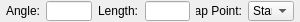
<?xml version="1.0" encoding="UTF-8"?>
<ui version="4.0">
 <class>Ui_LineAngleOptions</class>
 <widget class="QWidget" name="Ui_LineAngleOptions">
  <property name="geometry">
   <rect>
    <x>0</x>
    <y>0</y>
    <width>300</width>
    <height>22</height>
   </rect>
  </property>
  <property name="sizePolicy">
   <sizepolicy hsizetype="MinimumExpanding" vsizetype="Minimum">
    <horstretch>0</horstretch>
    <verstretch>0</verstretch>
   </sizepolicy>
  </property>
  <property name="minimumSize">
   <size>
    <width>300</width>
    <height>22</height>
   </size>
  </property>
  <property name="maximumSize">
   <size>
    <width>400</width>
    <height>22</height>
   </size>
  </property>
  <property name="windowTitle">
   <string>Line Angle Options</string>
  </property>
  <layout class="QGridLayout" name="gridLayout">
   <property name="leftMargin">
    <number>6</number>
   </property>
   <property name="topMargin">
    <number>1</number>
   </property>
   <property name="rightMargin">
    <number>6</number>
   </property>
   <property name="bottomMargin">
    <number>1</number>
   </property>
   <item row="0" column="0">
    <widget class="QLabel" name="lAngle">
     <property name="sizePolicy">
      <sizepolicy hsizetype="Preferred" vsizetype="Minimum">
       <horstretch>0</horstretch>
       <verstretch>0</verstretch>
      </sizepolicy>
     </property>
     <property name="maximumSize">
      <size>
       <width>45</width>
       <height>16777215</height>
      </size>
     </property>
     <property name="text">
      <string>Angle:</string>
     </property>
     <property name="alignment">
      <set>Qt::AlignLeading|Qt::AlignLeft|Qt::AlignVCenter</set>
     </property>
     <property name="wordWrap">
      <bool>false</bool>
     </property>
    </widget>
   </item>
   <item row="0" column="5">
    <widget class="QComboBox" name="cbSnapPoint">
     <property name="sizePolicy">
      <sizepolicy hsizetype="Minimum" vsizetype="Minimum">
       <horstretch>0</horstretch>
       <verstretch>0</verstretch>
      </sizepolicy>
     </property>
     <property name="font">
      <font/>
     </property>
     <item>
      <property name="text">
       <string>Start</string>
      </property>
     </item>
     <item>
      <property name="text">
       <string>Middle</string>
      </property>
     </item>
     <item>
      <property name="text">
       <string>End</string>
      </property>
     </item>
    </widget>
   </item>
   <item row="0" column="1">
    <widget class="QLineEdit" name="leAngle">
     <property name="sizePolicy">
      <sizepolicy hsizetype="MinimumExpanding" vsizetype="Minimum">
       <horstretch>0</horstretch>
       <verstretch>0</verstretch>
      </sizepolicy>
     </property>
     <property name="maximumSize">
      <size>
       <width>50</width>
       <height>32</height>
      </size>
     </property>
     <property name="toolTip">
      <string>Line angle</string>
     </property>
    </widget>
   </item>
   <item row="0" column="3">
    <widget class="QLineEdit" name="leLength">
     <property name="sizePolicy">
      <sizepolicy hsizetype="MinimumExpanding" vsizetype="Minimum">
       <horstretch>0</horstretch>
       <verstretch>0</verstretch>
      </sizepolicy>
     </property>
     <property name="maximumSize">
      <size>
       <width>50</width>
       <height>32</height>
      </size>
     </property>
     <property name="toolTip">
      <string>Length of line</string>
     </property>
    </widget>
   </item>
   <item row="0" column="6">
    <spacer name="horizontalSpacer">
     <property name="orientation">
      <enum>Qt::Horizontal</enum>
     </property>
     <property name="sizeHint" stdset="0">
      <size>
       <width>0</width>
       <height>20</height>
      </size>
     </property>
    </spacer>
   </item>
   <item row="0" column="2">
    <widget class="QLabel" name="lLength">
     <property name="sizePolicy">
      <sizepolicy hsizetype="Preferred" vsizetype="Minimum">
       <horstretch>0</horstretch>
       <verstretch>0</verstretch>
      </sizepolicy>
     </property>
     <property name="maximumSize">
      <size>
       <width>50</width>
       <height>16777215</height>
      </size>
     </property>
     <property name="text">
      <string>Length:</string>
     </property>
     <property name="alignment">
      <set>Qt::AlignLeading|Qt::AlignLeft|Qt::AlignVCenter</set>
     </property>
     <property name="wordWrap">
      <bool>false</bool>
     </property>
    </widget>
   </item>
   <item row="0" column="4">
    <widget class="QLabel" name="lSnapPoint">
     <property name="sizePolicy">
      <sizepolicy hsizetype="Preferred" vsizetype="Minimum">
       <horstretch>0</horstretch>
       <verstretch>0</verstretch>
      </sizepolicy>
     </property>
     <property name="text">
      <string>Snap Point:</string>
     </property>
     <property name="alignment">
      <set>Qt::AlignRight|Qt::AlignTrailing|Qt::AlignVCenter</set>
     </property>
     <property name="wordWrap">
      <bool>false</bool>
     </property>
    </widget>
   </item>
  </layout>
 </widget>
 <layoutdefault spacing="6" margin="0"/>
 <resources/>
 <connections>
  <connection>
   <sender>leAngle</sender>
   <signal>textChanged(QString)</signal>
   <receiver>Ui_LineAngleOptions</receiver>
   <slot>updateAngle(QString)</slot>
   <hints>
    <hint type="sourcelabel">
     <x>20</x>
     <y>20</y>
    </hint>
    <hint type="destinationlabel">
     <x>20</x>
     <y>20</y>
    </hint>
   </hints>
  </connection>
  <connection>
   <sender>leLength</sender>
   <signal>textChanged(QString)</signal>
   <receiver>Ui_LineAngleOptions</receiver>
   <slot>updateLength(QString)</slot>
   <hints>
    <hint type="sourcelabel">
     <x>20</x>
     <y>20</y>
    </hint>
    <hint type="destinationlabel">
     <x>20</x>
     <y>20</y>
    </hint>
   </hints>
  </connection>
  <connection>
   <sender>cbSnapPoint</sender>
   <signal>activated(int)</signal>
   <receiver>Ui_LineAngleOptions</receiver>
   <slot>updateSnapPoint(int)</slot>
   <hints>
    <hint type="sourcelabel">
     <x>20</x>
     <y>20</y>
    </hint>
    <hint type="destinationlabel">
     <x>20</x>
     <y>20</y>
    </hint>
   </hints>
  </connection>
 </connections>
 <slots>
  <slot>updateAngle(QString)</slot>
  <slot>updateLength(QString)</slot>
  <slot>updateSnapPoint(int)</slot>
 </slots>
</ui>
